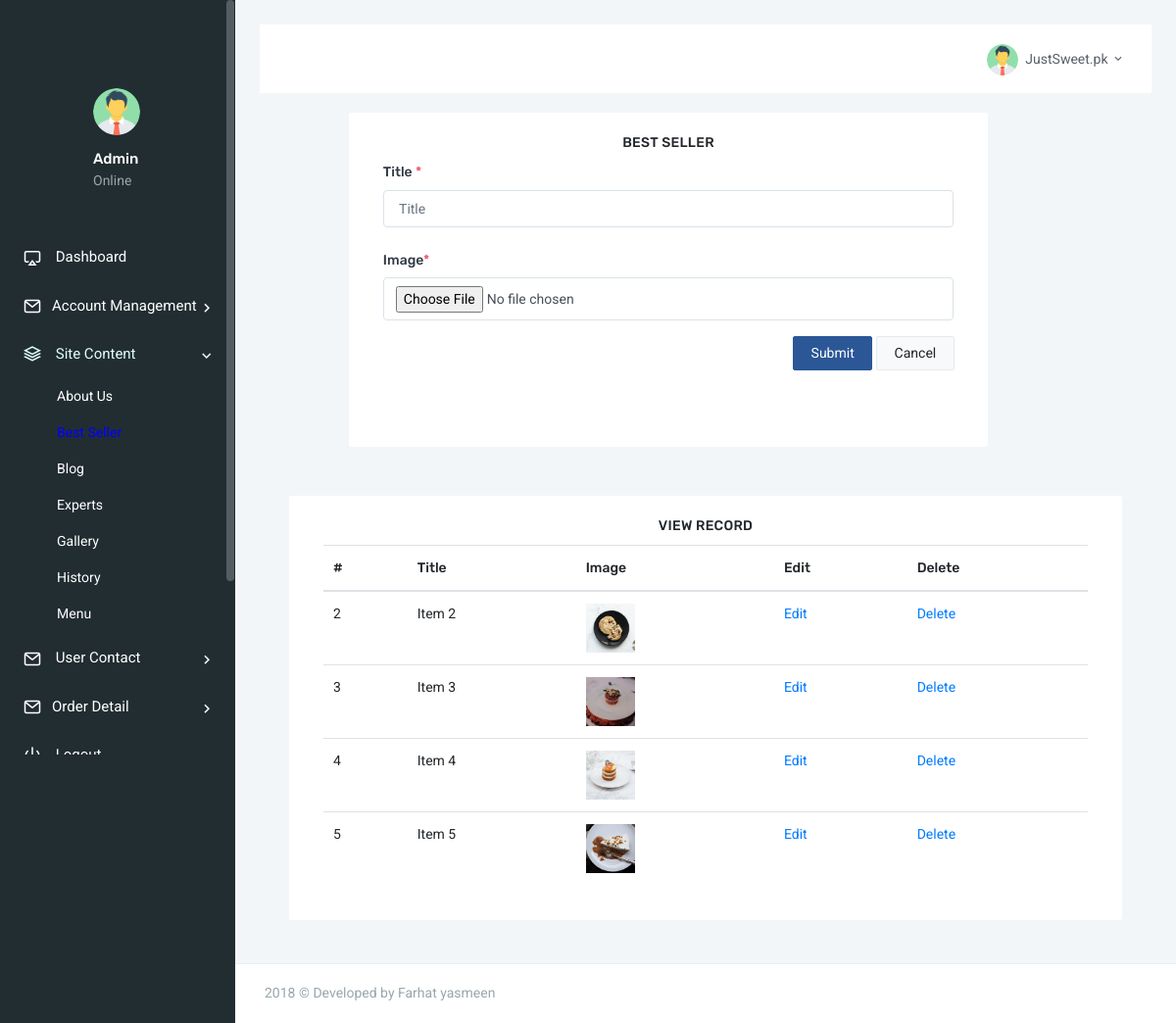
/admin/best_seller.php (signed in), run on the app's committed database.
### tables this page shows
CREATE TABLE `best_seller` (
  `id` int(20) NOT NULL,
  `title` varchar(255) NOT NULL,
  `image` varchar(600) NOT NULL
);

### admin/best_seller.php (the view, shortened to what this page needs)
<?php
    include("lib/DBConn.php");
?>
<!DOCTYPE html>
<html>
    <head>
        <link href="assets/css/bootstrap.min.css" rel="stylesheet" type="text/css" />
        <link href="assets/css/icons.css" rel="stylesheet" type="text/css" />
        <link href="assets/css/metismenu.min.css" rel="stylesheet" type="text/css" />
        <link href="assets/css/style.css" rel="stylesheet" type="text/css" />
    </head>
    <body>
        <div id="wrapper">
            <?php
            include("sidebar.php");
            ?>
            </div>
            <div class="content-page">
            <?php
                include("topbar.php");
            ?>
                <div class="content">
                    <div class="container-fluid">
                        <div class="row">
                            <div class="col-lg-1">
                        </div>
                            <div class="col-lg-9">
                                <div class="card-box">
                                <center>
                                    <h4 class="header-title m-t-0">Best Seller </h4>
                                    </center>
                                    <div class="container">
                                        <form action="#" method="post" enctype="multipart/form-data">
                                            <div class="form-group">
                                                <label for="userName">Title <span class="text-danger">*</span></label>
                                                <input type="text" name="TxtTitle" parsley-trigger="change" required
                                                 placeholder=" Title" class="form-control" id="userName">
                                             </div>
                                                    <div class="form-group row">
                                                        <label class="col-2 col-form-label">Image<span class="text-danger">*</span></label>
                                                        <div class="col-12">
                                                            <input type="file" name="image" class="form-control">
                                                        </div>
                                                    </div>
                                                <div class="form-group text-right m-b-0">
                                                    <button class="btn btn-custom waves-effect waves-light" type="submit" name="BtnSubmit">
                                                     Submit
                                                    </button>
                                                    <button type="reset" class="btn btn-light waves-effect m-l-5">
                                                     Cancel
                                                    </button>
                                                </div>
                                         </div>
                                <br><br>
                                </div>
                            </div>
                        </div>
                 <div class="content">
                    <div class="container-fluid">
                        <div class="row">
                            <div class="col-lg-12">
                                <div class="card-box">
                                    <div class="container">
                                        <center>
                                            <h4 class="m-t-0 header-title">View Record</h4>
                                        </center>
                        <table class="table table-hover">
                                                <thead>
                                                    <tr>
                                                        <th>#</th>
                                                        <th>Title</th>
                                                        <th>Image</th>
                                                        <th>Edit</th>
                                                        <th>Delete</th>
                                                    </tr>
                                                </thead>
                                                <tbody>
                                        <?php
                                            $query = "SELECT * FROM best_seller";
                                            $result = mysqli_query($conn,$query);
                                            if ($result->num_rows > 0) {
                                            while($row = mysqli_fetch_array($result))
                                                {
                                        ?>
                                                    <tr>
                                                        <td><?php echo $row['id']; ?></td>
                                                        <td><?php echo $row['title']; ?></td>
                                                        <td><img src="<?php echo $row['image']; ?>" width = "50" height = "50"></td>
                                                        <td><a href="update_best_seller.php?id=<?php echo $row['id']; ?>">Edit</a>
                                                        <td><a href="delete_best_seller.php?id=<?php echo $row['id']; ?>"
                            onClick="return confirm('Are you sure you want to delete')"; title="Delete">Delete</a></td>
                                                    </tr>
                                                    <?php
                                                         }
                                                            }
                                                            else
                                                            {
                                                                echo "No Result Found";
                                                                  }
                                                    ?>
                                                </tbody>
                                            </table>
                                        </div>
                                    </div>
                                </div>
                            </div>
                        </div>
                     </div>
                </div>
            </div>
        </div>
        <?php include("footer.php");?>
            </div>
    </body>
</html>

### data on the page
best_seller: id "2", title "Item 2", image (picture)
best_seller: id "3", title "Item 3", image (picture)
best_seller: id "4", title "Item 4", image (picture)
best_seller: id "5", title "Item 5", image (picture)

### other printed values
SiteTitle "JustSweet.pk"
DeveloperName "Farhat yasmeen"
